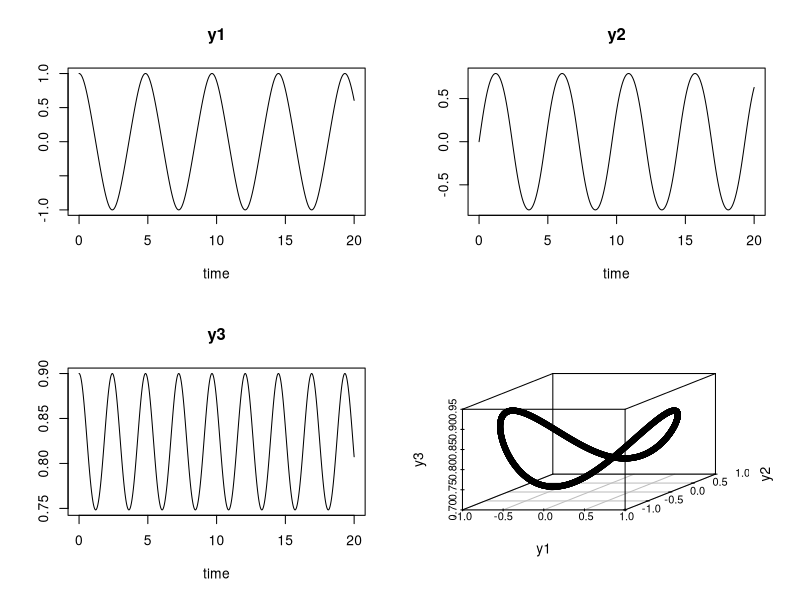

This figure's R source:
## ---- chunk 1
library(deSolve)
rigidode <- function(t, y, parms) {
dy1 <- -2 * y[2] * y[3]
dy2 <- 1.25 * y[1] * y[3]
dy3 <- -0.5 * y[1] * y[2]
list(c(dy1, dy2, dy3))
}
yini <- c(y1 = 1, y2 = 0, y3 = 0.9)
times <- seq(from = 0, to = 20, by = 0.01)
out <- ode (times = times, y = yini, func = rigidode, parms = NULL)
head (out, n = 3)
## ---- chunk 2
plot(out)
library(scatterplot3d)
par(mar = c(0, 0, 0, 0))
scatterplot3d(out[,-1])
